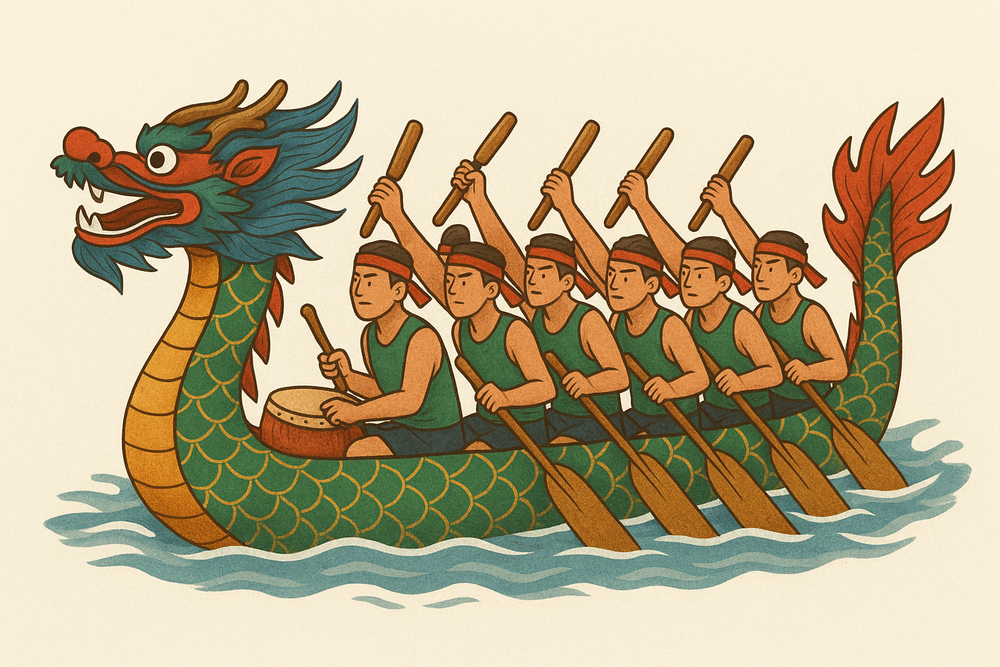
#> input picture Part9/dragonboat.png, 1000 x 667 px, shrunk from 1536 x 1024 before the run
$ python blog009a.py
#> lines starting #> are read from the running program, lines starting #| are printed output that depends on the picture
import cv2
import numpy as np
import matplotlib.pyplot as plt

img = cv2.imread('dragonboat.png')
#> img is the input picture: shape (667, 1000, 3); mean B, G, R 143.9, 175.5, 189.5

# 获取图像高度
height = img.shape[0]
#> height = 667
width = img.shape[1]
#> width = 1000

# 采样转换成 16 * 16 区域
numHeight = int(height/32)
#> numHeight = 20
numWidth = int(width/32)
#> numWidth = 31

# 创建一幅图像
newImage = np.zeros((height,width,3),np.uint8)

# 图像循环采样 16*16 区域
for i in range(32):
    # 获取Y坐标
    y = i * numHeight
    for j in range(32):
        # 获取X坐标
        x = j * numWidth
        # 获取填充颜色 左上角像素点
        b = img[y + 16,x + 16][0]
        g = img[y + 16,x + 16][1]
        r = img[y + 16,x + 16][2]

        #循环设置小区域采样
        for n in range(numHeight):
            for m in range(numWidth):
                newImage[y + n, x + m][0] = np.uint8(b)
                newImage[y + n, x + m][1] = np.uint8(g)
                newImage[y + n, x + m][2] = np.uint8(r)
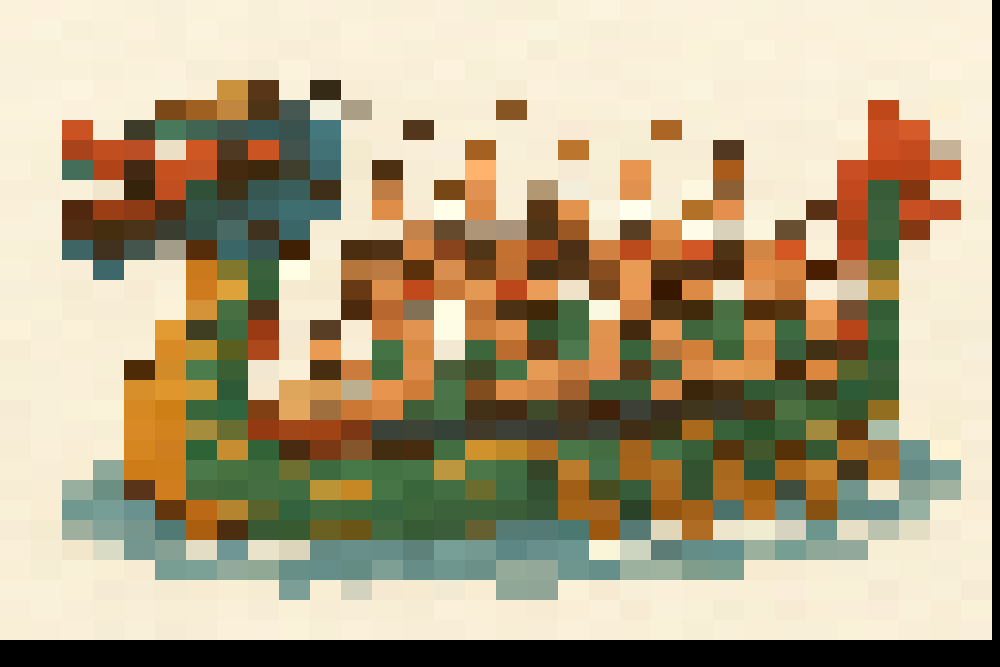
#> newImage: shape (667, 1000, 3); mean B, G, R 133, 163.7, 177.9

# 显示图像
cv2.imshow('src',img)
cv2.imshow('Sampling',newImage)

# 等待显示
key = cv2.waitKey(0)
#> (key Esc is pressed here)
if key == 27:
    cv2.destroyAllWindows()
